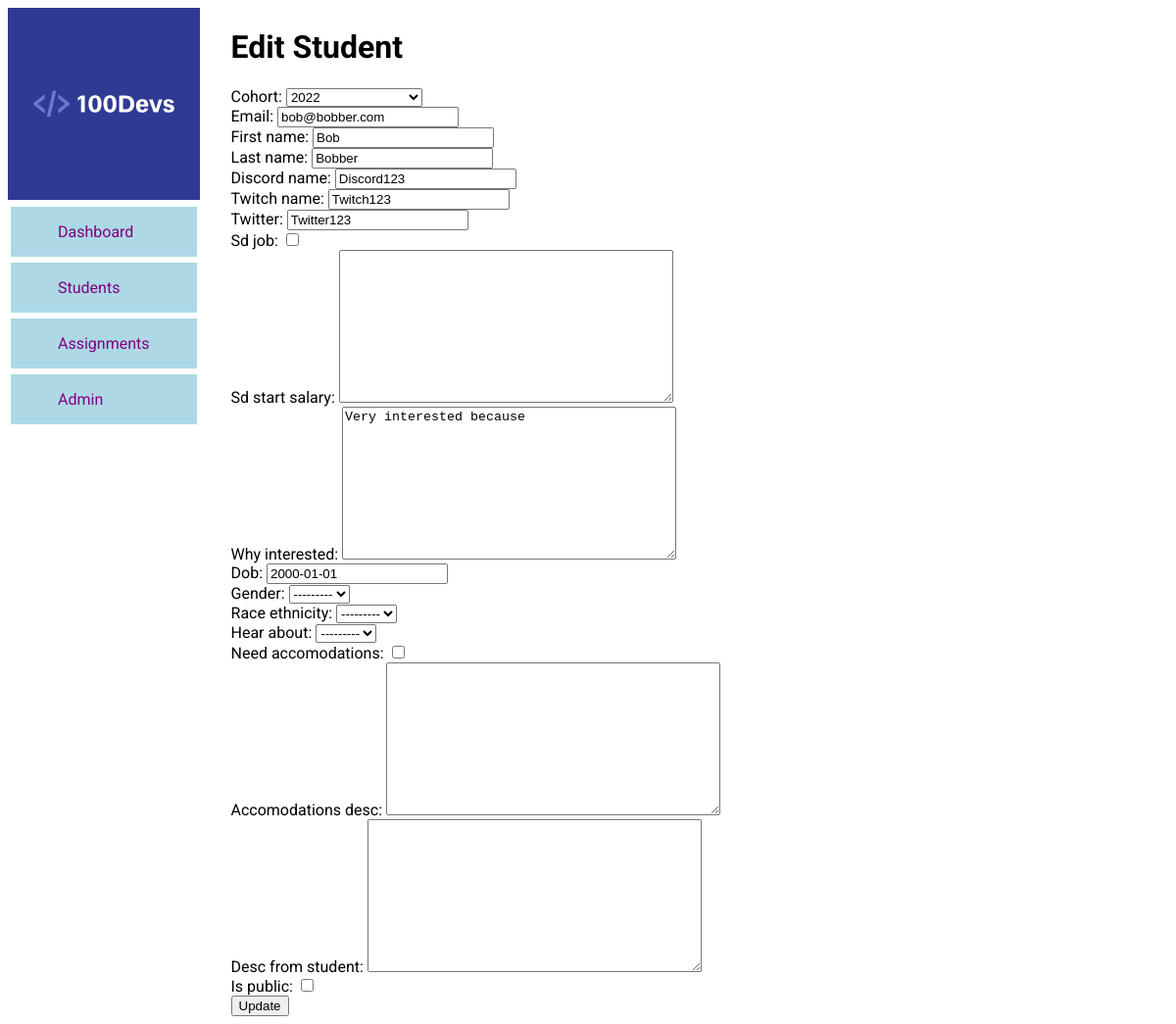
The app's page /students/edit/1/, older data.
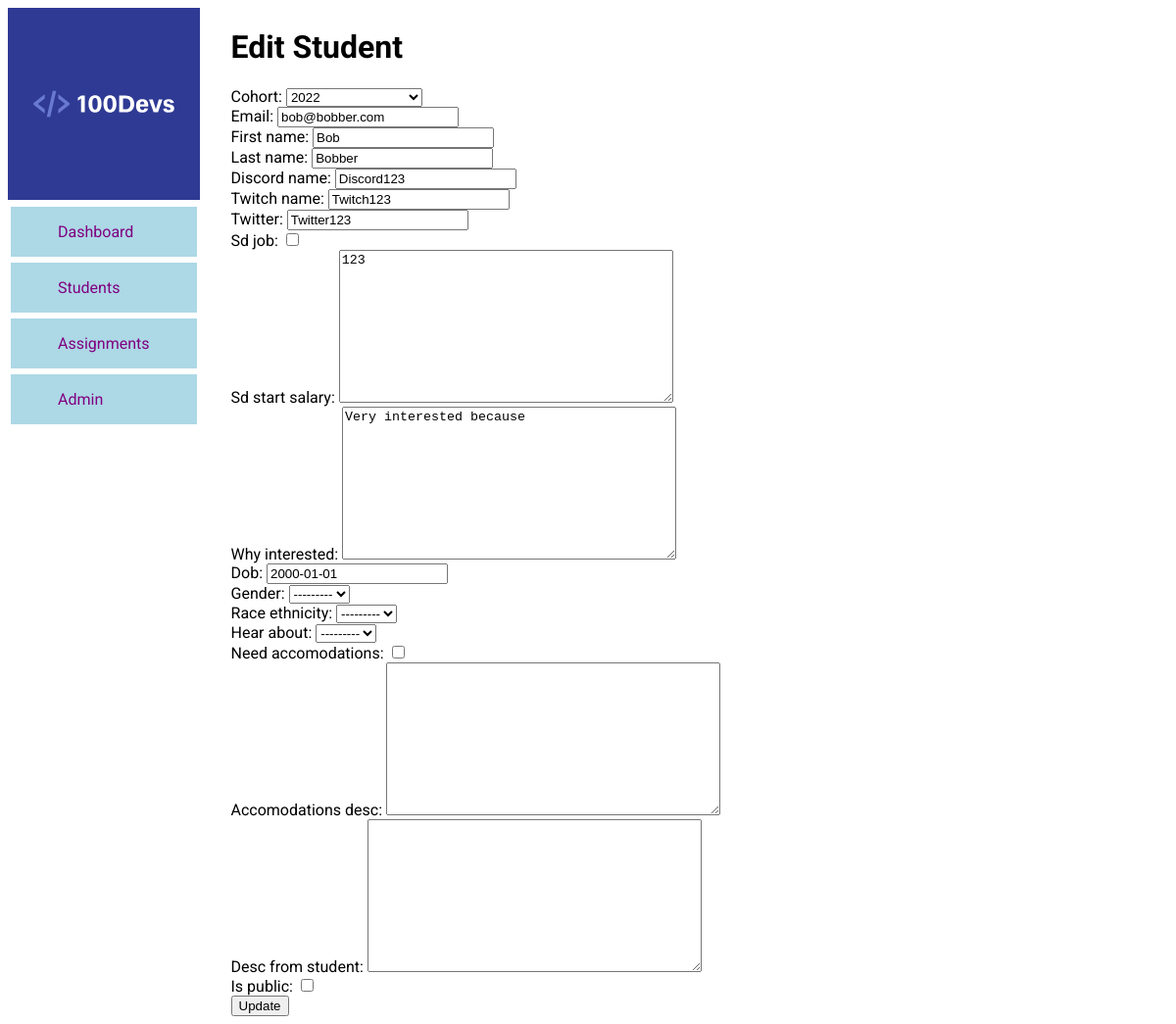
The same page, newer data.
### main/models.py (models this page shows, shortened)
class Student(models.Model):
    cohort = models.ForeignKey(Cohort, on_delete=models.SET_NULL, blank=True, null=True)
    email = models.EmailField()
    first_name = models.CharField(max_length=100, blank=True, null=True)
    last_name = models.CharField(max_length=100, blank=True, null=True)
    discord_name = models.CharField(max_length=100, blank=True, null=True)
    twitch_name = models.CharField(max_length=100, blank=True, null=True)
    twitter = models.CharField(max_length=100, blank=True, null=True)
    sd_job = models.BooleanField(default=False)
    sd_start_salary = models.TextField(blank=True, null=True)
    why_interested = models.TextField(blank=True, null=True)
    dob = models.DateField(blank=True, null=True)
    gender = models.ForeignKey(Gender, on_delete=models.SET_NULL, blank=True, null=True)
    race_ethnicity = models.ForeignKey(RaceEthnicity, on_delete=models.SET_NULL, blank=True, null=True)
    hear_about = models.ForeignKey(HearAboutUs, on_delete=models.SET_NULL, blank=True, null=True)
    need_accomodations = models.BooleanField(default=False)
    accomodations_desc = models.TextField(blank=True, null=True)
    desc_from_student = models.TextField(blank=True, null=True)
    is_public = models.BooleanField(default=False)

### main/views.py (the view)
# urls.py: path('students/edit/<str:student_id>/', views.student_edit, name="student-edit"),
def student_edit(request, student_id):
    student = Student.objects.get(id=student_id)
    form = StudentForm(instance=student)
    if request.method == "POST":
        form = StudentForm(request.POST, instance=student)
        if form.is_valid():
            form.save()
            return redirect('students')
    context = {
        "student": student,
        "form": form
    }
    return render(request, 'student_edit.html', context)

### main/forms.py
class StudentForm(ModelForm):
    class Meta:
        model = Student
        fields = '__all__'
        exclude = []

### main/models.py (called while the page is built)
    def __str__(self):
        return self.name

### main/templates/student_edit.html (shortened to what this page needs)
{% extends 'main.html' %}
{% block content %}
<h1>Edit Student</h1>
<form action="" method="POST">
    <ul>
        {{ form.as_ul }}
    </ul>
    <button type="submit">Update</button>
</form>
{% endblock content %}

Row changes from the older to the newer data that the page shows:
changed Student "bob@bobber.com": sd_start_salary (not shown) → "123"
